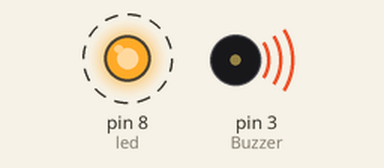
Bench run of a sketch on a simulated Arduino Uno, built with avr-gcc and run on an emulated ATmega328P. Parts: output pins drawn as LEDs (lit = HIGH), buzzer (waves = sounding). Dashed ring = blinking.

Above: at 0.15 s.
At 54.85 s:
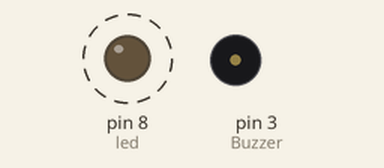
Timing chart, 0 to 55.1 s (numbered marks = the images above):
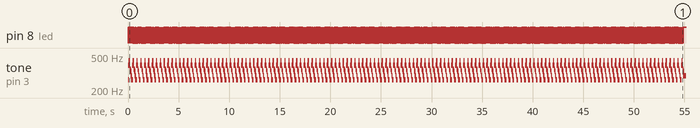

Measured:
- by itself, pin 8 (led): alternates HIGH for 0.01 s and LOW for 0.01 s
- by itself, tone on pin 3 (Buzzer): plays 262 Hz for 0.01 s, 262 Hz for 0.01 s, 392 Hz for 0.01 s, 392 Hz for 0.01 s, 440 Hz for 0.01 s, 440 Hz for 0.01 s … (1997 notes in this stretch)

The sketch:

small_star.ino
```cpp
/*小星星前奏曲*/
//請自創一段小音樂
//ppt CH11-17
//演奏速度若每分鐘180拍，則每拍時間60000/180(ms)=333ms
//演奏速度若每分鐘120拍，則每拍時間60000/120(ms)=500ms
//ppt CH11-21
#define   Buzzer   3    // 定義Buzzer腳位
 int led=8;
 int Frequency[]={262,262,392,392,440,440,392,349,349,330,330,294,294,262};//設定Do Re Mi Fa So La Si Do
 int beat[]={1,1,1,1,1,1,2,1,1,1,1,1,1,2};
  int tempo=5000;//每分鐘300拍(可用可變電阻調整)
  int duartion=60000/tempo;//計算每拍時間
void setup() {
  pinMode(Buzzer, OUTPUT); // 設定D3為數位輸出
  pinMode(led,OUTPUT);


}
void loop()
{
  for(int i=0;i < 14 ; i++) {

    tone(Buzzer,Frequency[i]); //發出Frequency陣列內之聲音配合節拍
     digitalWrite(led,HIGH);
     delay(beat[i]*duartion);
     noTone(Buzzer);//停止發出聲音
     digitalWrite(led,LOW);
     delay(beat[i]*duartion);
    }
}
```
